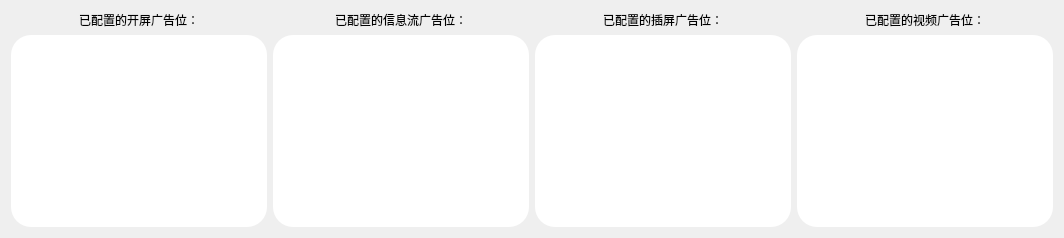
         <widget class="QWidget" name="tab">
          <attribute name="title">
           <string>广告位</string>
          </attribute>
          <layout class="QVBoxLayout" name="verticalLayout_26">
           <item>
            <layout class="QHBoxLayout" name="horizontalLayout_12">
             <item>
              <layout class="QVBoxLayout" name="verticalLayout_21">
               <item>
                <widget class="QLabel" name="label_11">
                 <property name="styleSheet">
                  <string notr="true">font: 12pt &quot;幼圆&quot;;</string>
                 </property>
                 <property name="text">
                  <string>已配置的开屏广告位：</string>
                 </property>
                 <property name="alignment">
                  <set>Qt::AlignCenter</set>
                 </property>
                </widget>
               </item>
               <item>
                <widget class="QTextBrowser" name="splash_cfg_text">
                 <property name="styleSheet">
                  <string notr="true">font: 12pt &quot;微软雅黑&quot;;
border-radius: 20px;
background-color: rgb(255, 255, 255);</string>
                 </property>
                 <property name="html">
                  <string>&lt;!DOCTYPE HTML PUBLIC &quot;-//W3C//DTD HTML 4.0//EN&quot; &quot;http://www.w3.org/TR/REC-html40/strict.dtd&quot;&gt;
&lt;html&gt;&lt;head&gt;&lt;meta name=&quot;qrichtext&quot; content=&quot;1&quot; /&gt;&lt;style type=&quot;text/css&quot;&gt;
p, li { white-space: pre-wrap; }
&lt;/style&gt;&lt;/head&gt;&lt;body style=&quot; font-family:'微软雅黑'; font-size:12pt; font-weight:400; font-style:normal;&quot;&gt;
&lt;p align=&quot;center&quot; style=&quot;-qt-paragraph-type:empty; margin-top:0px; margin-bottom:0px; margin-left:0px; margin-right:0px; -qt-block-indent:0; text-indent:0px;&quot;&gt;&lt;br /&gt;&lt;/p&gt;&lt;/body&gt;&lt;/html&gt;</string>
                 </property>
                </widget>
               </item>
              </layout>
             </item>
             <item>
              <layout class="QVBoxLayout" name="verticalLayout_22">
               <item>
                <widget class="QLabel" name="label_12">
                 <property name="styleSheet">
                  <string notr="true">font: 12pt &quot;幼圆&quot;;</string>
                 </property>
                 <property name="text">
                  <string>已配置的信息流广告位：</string>
                 </property>
                 <property name="alignment">
                  <set>Qt::AlignCenter</set>
                 </property>
                </widget>
               </item>
               <item>
                <widget class="QTextBrowser" name="msg_cfg_text">
                 <property name="styleSheet">
                  <string notr="true">font: 12pt &quot;微软雅黑&quot;;
border-radius: 20px;
background-color: rgb(255, 255, 255);</string>
                 </property>
                </widget>
               </item>
              </layout>
             </item>
             <item>
              <layout class="QVBoxLayout" name="verticalLayout_23">
               <item>
                <widget class="QLabel" name="label_13">
                 <property name="styleSheet">
                  <string notr="true">font: 12pt &quot;幼圆&quot;;</string>
                 </property>
                 <property name="text">
                  <string>已配置的插屏广告位：</string>
                 </property>
                 <property name="alignment">
                  <set>Qt::AlignCenter</set>
                 </property>
                </widget>
               </item>
               <item>
                <widget class="QTextBrowser" name="plaque_cfg_text">
                 <property name="styleSheet">
                  <string notr="true">font: 12pt &quot;微软雅黑&quot;;
border-radius: 20px;
background-color: rgb(255, 255, 255);</string>
                 </property>
                </widget>
               </item>
              </layout>
             </item>
             <item>
              <layout class="QVBoxLayout" name="verticalLayout_24">
               <item>
                <widget class="QLabel" name="label_14">
                 <property name="styleSheet">
                  <string notr="true">font: 12pt &quot;幼圆&quot;;</string>
                 </property>
                 <property name="text">
                  <string>已配置的视频广告位：</string>
                 </property>
                 <property name="alignment">
                  <set>Qt::AlignCenter</set>
                 </property>
                </widget>
               </item>
               <item>
                <widget class="QTextBrowser" name="video_cfg_text">
                 <property name="styleSheet">
                  <string notr="true">font: 12pt &quot;微软雅黑&quot;;
border-radius: 20px;
background-color: rgb(255, 255, 255);</string>
                 </property>
                </widget>
               </item>
              </layout>
             </item>
            </layout>
           </item>
          </layout>
         </widget>
